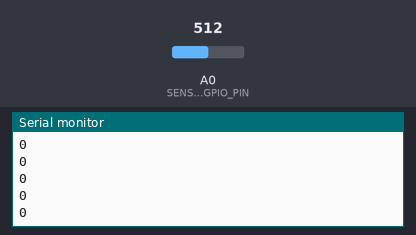
Bench run of a sketch on a simulated Arduino Uno, built with avr-gcc and run on an emulated ATmega328P. Shown: the last lines printed to the serial monitor. The test bench sets the inputs (shaded band); at power-on: A0 (SENSOR_GPIO_PIN) = 512.

Above: at 1.2 s.
1.3 s: A0 (SENSOR_GPIO_PIN) set to 716
At 1.31 s:
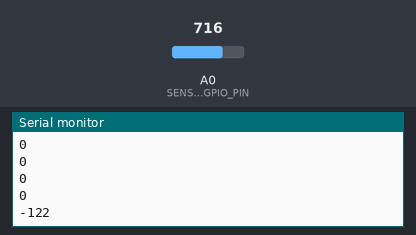
2.8 s: A0 (SENSOR_GPIO_PIN) set to 900
At 2.81 s:
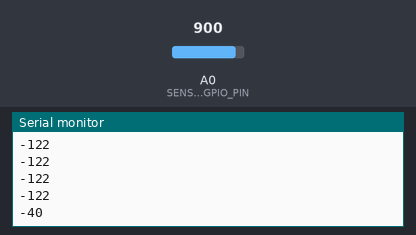
Timing chart, 0 to 5.8 s (numbered marks = the images above; inputs shaded):
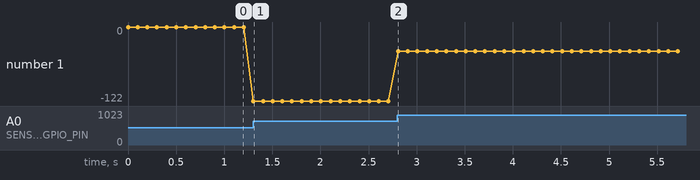

Measured:
- after the input at 1.3 s, the serial monitor: prints a new line at once (image 1)
- after the input at 2.8 s, the serial monitor: prints a new line at once (image 2)
- plotted number 1: 0 → -122 after the input at 1.3 s, -122 → -40 after the input at 2.8 s

The sketch:

Water_Level_Code.ino
```cpp
#define DEVICE_BAUDRATE 9600  // Set speed for our serial to 9600 bits/sec
#define SENSOR_GPIO_PIN A0    // Set analog pin to A0
#define MAX_ADC_SAMPLE 1024   // Set the maximum sample count (ESP8266 is 1024)

int sensorValue = 0;  // Variable to store raw analog reading
int actualReading = 0; // Varible to store calculated value

void setup() {
  Serial.begin(DEVICE_BAUDRATE); // Initialize Serial interface
}

void loop() {
  sensorValue = analogRead(SENSOR_GPIO_PIN); // Get and store current serial reading
  actualReading = ((1024 - sensorValue) * MAX_ADC_SAMPLE) / 100;
  Serial.println(actualReading);  // Send value to serial interface
  delay(100); // Sleep for 100 milliseconds (Just for human sanity)
}
```
